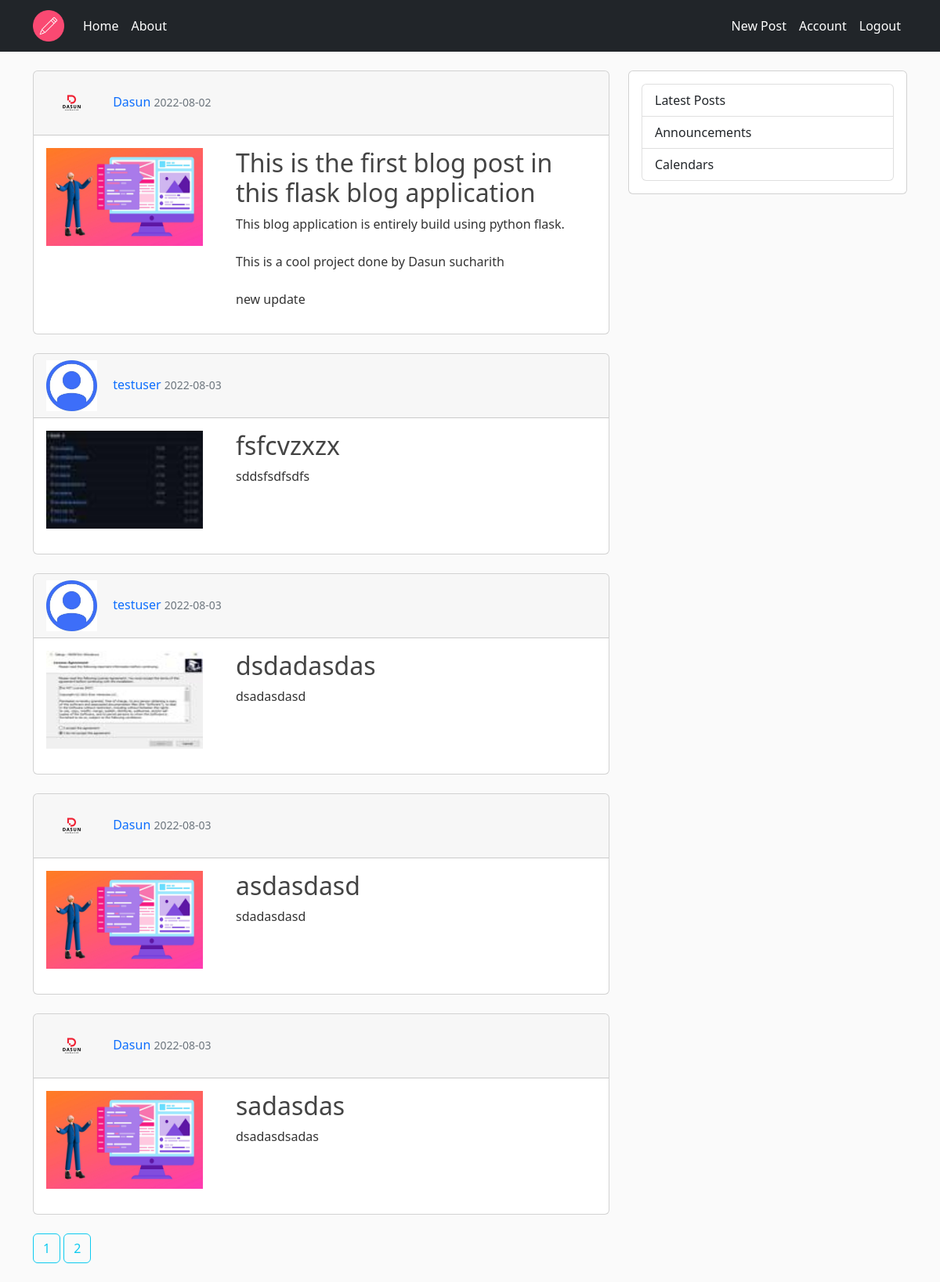
Screenshot of /home (signed in) with the database file from the repository.
### flaskblog/models.py (models this page shows, shortened)
class Post(db.Model):
    id = db.Column(db.Integer, primary_key=True)
    title = db.Column(db.String(100), nullable=False)
    date_posted = db.Column(db.DateTime, nullable=False, default=datetime.utcnow)
    content = db.Column(db.Text, nullable=False)
    thumbnail = db.Column(db.String(20), nullable=False, default='default_thumb.jpg')
    user_id = db.Column(db.Integer, db.ForeignKey('user.id'), nullable=False)

class User(db.Model, UserMixin):
    id = db.Column(db.Integer, primary_key=True)
    username = db.Column(db.String(20),unique=True, nullable=False)
    email = db.Column(db.String(120), unique=True, nullable=False)
    image_file = db.Column(db.String(20), nullable=False, default='default.jpg')
    password = db.Column(db.String(60), nullable=False)
    posts = db.relationship('Post', backref='author', lazy=True)

### flaskblog/routes.py (the view)
@app.route("/")
@app.route("/home")
def home():
    page = request.args.get('page', 1, type=int)
    posts = Post.query.paginate(page=page, per_page=5)
    return render_template('home.html', posts=posts)

### flaskblog/models.py (called while the page is built)
@login_manager.user_loader
def load_user(user_id):
    return User.query.get(int(user_id))

### flaskblog/templates/home.html
{% extends "layout.html" %}
{% block content %}
    {% for post in posts.items %}
        <div class="card">
            <div class="card-header">
                <img src="{{ url_for('static', filename='images/' + post.author.image_file) }}" alt="" class="rouded-circle article-img">
                <a class="mr-2" href="#">{{ post.author.username }}</a>
                <small class="text-muted">{{ post.date_posted.strftime("%Y-%m-%d") }}</small>
            </div>
            <div class=" card-body row">
                <div class="col-md-4">
                    <img class="thumb-img" src="{{ url_for('static', filename='thumbs/' + post.thumbnail) }}" alt="thumbnail">
                </div>
                <div class="col-md-8">
                    <h2><a class="article-title" href="{{url_for('post', post_id=post.id)}}">{{ post.title }}</a></h2>
                    <p class="article-content">{{ post.content }}</p>
                </div>
            </div>
        </div>
        <br />
    {% endfor %}
    {% for page_num in posts.iter_pages() %}
        {% if page_num %}
            <a class="btn btn-outline-info mb-4" href="{{ url_for('home', page=page_num) }}">{{ page_num }}</a>
        {% else %}
            ...
        {% endif %}
    {% endfor %}
{% endblock content %}

### flaskblog/static/main.css (style rules this page uses)
body { background: #fafafa; color: #333333; margin-top: 0; }
a { text-decoration: none !important; }
.article-title { color: #444444; }
.article-content { white-space: pre-line; }
.article-img { height: 65px; width: 65px; margin-right: 16px; }
.thumb-img { height: 125px; width: 200px; margin-right: 20px; margin-bottom: 16px; }

### rows the page displays
Post: image_file (picture), author.username "Dasun", date_posted "2022-08-02", thumbnail (picture), title "This is the first blog post in this flask blog application", content "This blog application is entirely build using python flask. This is a cool project done by Dasun sucharith new update"
Post: image_file (placeholder picture), author.username "testuser", date_posted "2022-08-03", thumbnail (picture), title "fsfcvzxzx", content "sddsfsdfsdfs"
Post: image_file (placeholder picture), author.username "testuser", date_posted "2022-08-03", thumbnail (picture), title "dsdadasdas", content "dsadasdasd"
Post: image_file (picture), author.username "Dasun", date_posted "2022-08-03", thumbnail (placeholder picture), title "asdasdasd", content "sdadasdasd"
Post: image_file (picture), author.username "Dasun", date_posted "2022-08-03", thumbnail (placeholder picture), title "sadasdas", content "dsadasdsadas"

### other values shown
{{ page_num }} "1" "2"
